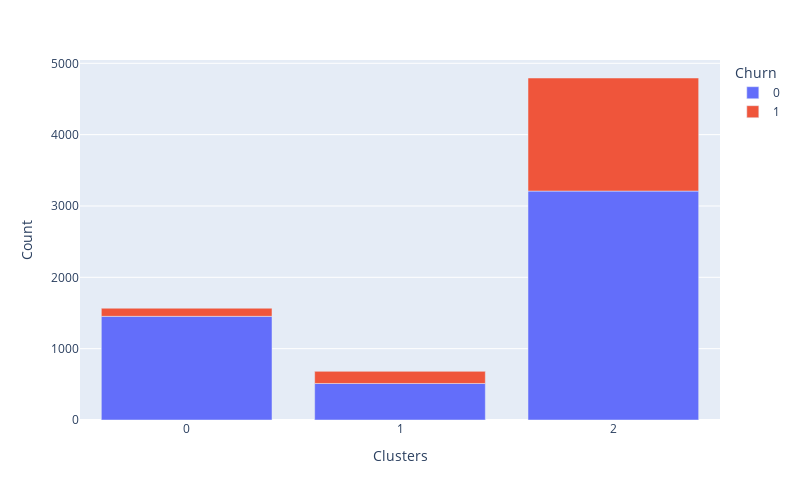
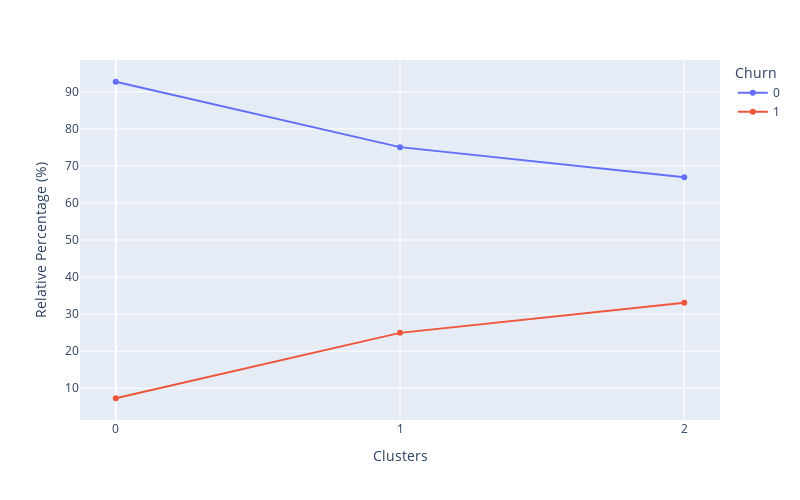

These figures' notebook cell, in order:
### Markdown cell above
### Clusters distribution across Churn levels & Relative Percentage of Churn in each cluster

### Code cell
# We parse a DataFrame that contains Clusters and Churn levels. Both variables
# are categorical to visualize the distribution of Cluster in a bar plot and color by Churn level.
df_cluster_vs_churn=  df_churn.copy()
df_cluster_vs_churn['Clusters'] = X['Clusters']
cluster_distribution_per_variable(df=df_cluster_vs_churn, target='Churn')

### Figure 1 — Plotly figure (JSON) as saved in the notebook; plotly's stock layout.template omitted (floating-point values rounded to 4 significant figures)
{"data": [{"alignmentgroup": "True", "hovertemplate": "Churn=0<br>Clusters=%{x}<br>Count=%{y}<extra></extra>", "legendgroup": "0", "marker": {"color": "#636efa", "pattern": {"shape": ""}}, "name": "0", "offsetgroup": "0", "orientation": "v", "showlegend": true, "textposition": "auto", "type": "bar", "x": [0, 1, 2], "xaxis": "x", "y": [1453, 512, 3209], "yaxis": "y"}, {"alignmentgroup": "True", "hovertemplate": "Churn=1<br>Clusters=%{x}<br>Count=%{y}<extra></extra>", "legendgroup": "1", "marker": {"color": "#EF553B", "pattern": {"shape": ""}}, "name": "1", "offsetgroup": "1", "orientation": "v", "showlegend": true, "textposition": "auto", "type": "bar", "x": [0, 1, 2], "xaxis": "x", "y": [114, 170, 1585], "yaxis": "y"}], "layout": {"barmode": "relative", "height": 500, "legend": {"title": {"text": "Churn"}, "tracegroupgap": 0}, "margin": {"t": 60}, "width": 800, "xaxis": {"anchor": "y", "domain": [0, 1], "tickmode": "array", "tickvals": [1, 2, 0], "title": {"text": "Clusters"}}, "yaxis": {"anchor": "x", "domain": [0, 1], "title": {"text": "Count"}}}}

### Figure 2 — Plotly figure (JSON) as saved in the notebook; plotly's stock layout.template omitted (floating-point values rounded to 4 significant figures)
{"data": [{"hovertemplate": "Churn=0<br>Clusters=%{x}<br>Relative Percentage (%)=%{y}<extra></extra>", "legendgroup": "0", "line": {"color": "#636efa", "dash": "solid"}, "marker": {"symbol": "circle"}, "mode": "markers+lines", "name": "0", "orientation": "v", "showlegend": true, "type": "scatter", "x": [0, 1, 2], "xaxis": "x", "y": [92.72, 75.07, 66.94], "yaxis": "y"}, {"hovertemplate": "Churn=1<br>Clusters=%{x}<br>Relative Percentage (%)=%{y}<extra></extra>", "legendgroup": "1", "line": {"color": "#EF553B", "dash": "solid"}, "marker": {"symbol": "circle"}, "mode": "markers+lines", "name": "1", "orientation": "v", "showlegend": true, "type": "scatter", "x": [0, 1, 2], "xaxis": "x", "y": [7.275, 24.93, 33.06], "yaxis": "y"}], "layout": {"height": 500, "legend": {"title": {"text": "Churn"}, "tracegroupgap": 0}, "margin": {"t": 60}, "width": 800, "xaxis": {"anchor": "y", "domain": [0, 1], "tickmode": "array", "tickvals": [1, 2, 0], "title": {"text": "Clusters"}}, "yaxis": {"anchor": "x", "domain": [0, 1], "title": {"text": "Relative Percentage (%)"}}}}
